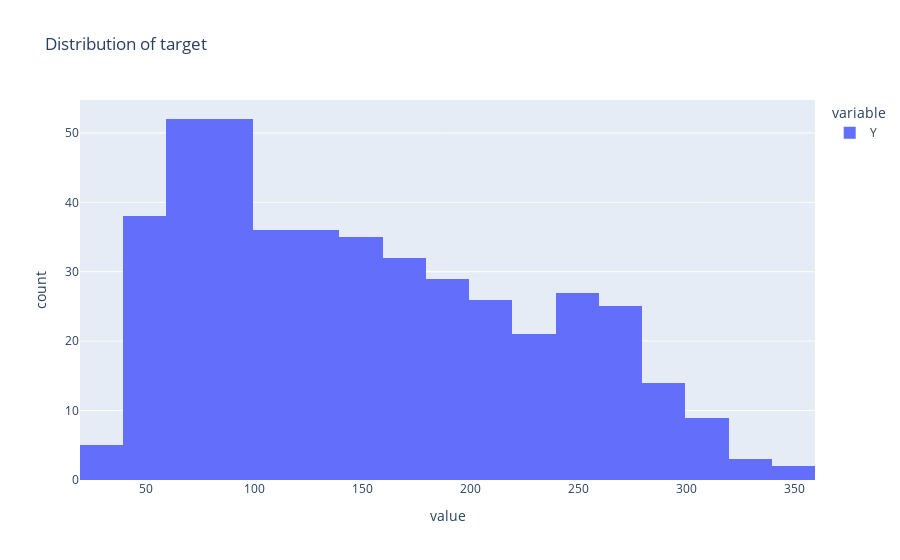

The notebook cell this image was saved under:
### Markdown cell above
**Посмотрим на рапределения данных**

### Code cell
px.histogram(data['Y'], title='Distribution of target')

### Figure 1 — Plotly figure (JSON) as saved in the notebook; plotly's stock layout.template omitted (floating-point values rounded to 4 significant figures; data arrays with more than 128 entries replaced by an {"elided": "..."} marker saying what was removed)
{"data": [{"alignmentgroup": "True", "bingroup": "x", "hovertemplate": "variable=Y<br>value=%{x}<br>count=%{y}<extra></extra>", "legendgroup": "Y", "marker": {"color": "#636efa", "pattern": {"shape": ""}}, "name": "Y", "offsetgroup": "Y", "orientation": "v", "showlegend": true, "type": "histogram", "x": {"elided": "442 int values"}, "xaxis": "x", "yaxis": "y"}], "layout": {"barmode": "relative", "legend": {"title": {"text": "variable"}, "tracegroupgap": 0}, "title": {"text": "Distribution of target"}, "xaxis": {"anchor": "y", "domain": [0, 1], "title": {"text": "value"}}, "yaxis": {"anchor": "x", "domain": [0, 1], "title": {"text": "count"}}}}
